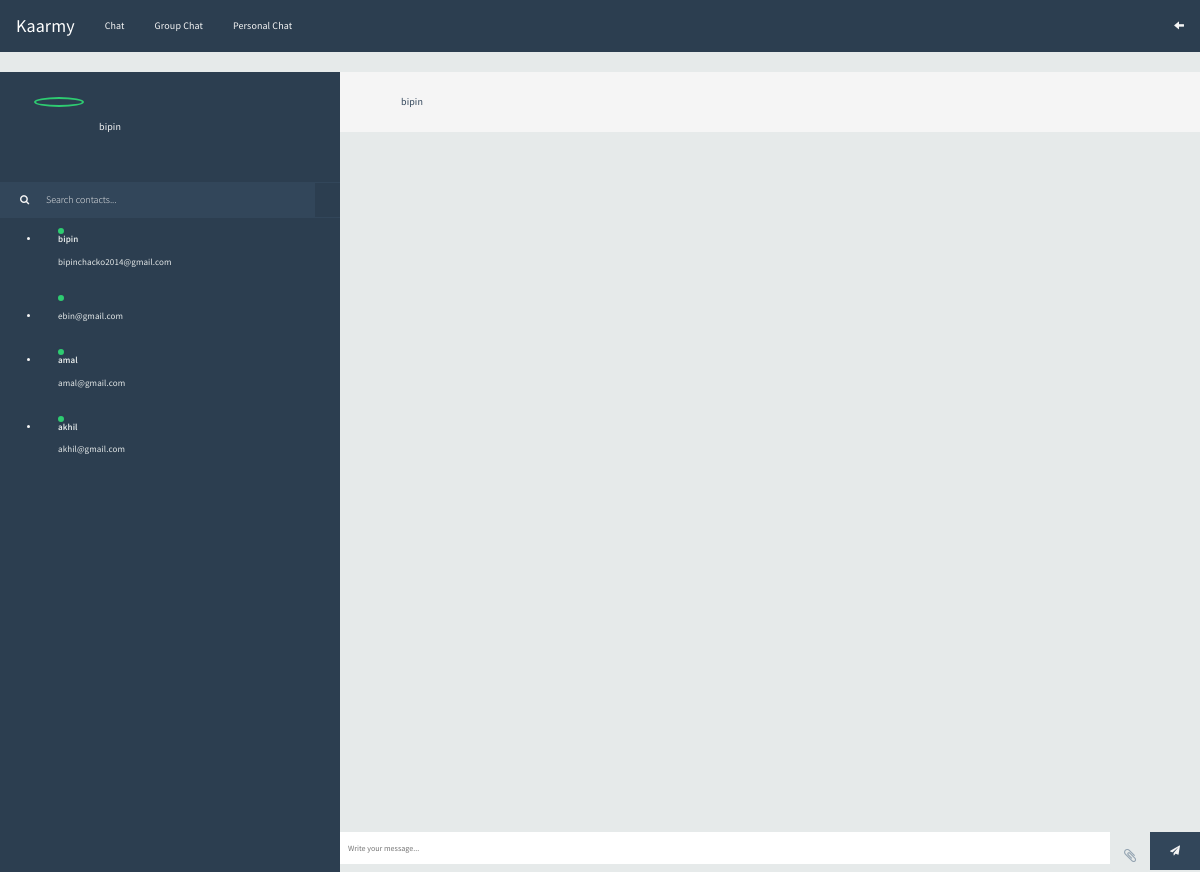
The app's page /chat/1 (signed in) with its own data.
### byhand/models.py (models this page shows, shortened)
class CustomUser(AbstractBaseUser, PermissionsMixin):
    email = models.EmailField(_('email address'), unique=True,null=True)
    username = models.CharField(max_length=150, unique=True,null=True)
    first_name = models.CharField(max_length=150, blank=True)
    last_name = models.CharField(max_length=150, blank=True)
    start_date = models.DateTimeField(default=timezone.now)
    is_staff = models.BooleanField(default=False)
    is_active = models.BooleanField(default=False)
    objects = CustomAccountManager()
    USERNAME_FIELD = 'email'
    REQUIRED_FIELDS = ['username', 'first_name']

### chat/views.py (the view)
# urls.py: path("<int:pk>", views.chatroom, name = "chatroom"),
@login_required
def chatroom(request,pk:int):
    current_user = request.user.id
    other_user = get_object_or_404(CustomUser, pk=pk)
    messages = Message.objects.filter(
        Q(receiver=request.user, sender=other_user)
    )
    messages.update(seen=True)
    messages = messages | Message.objects.filter(Q(receiver=other_user, sender=request.user) )
    connecteduser = CustomUser.objects.all()
    context = {
        "other_user": other_user,
        "messages": messages,
        "current_user":current_user,
        "connecteduser":connecteduser
    }
    return render(request, "chat/onetoonechat.html",context)

### templates/chat/onetoonechat.html (shortened to what this page needs)
<!DOCTYPE html><html class=''>
<head>
<link rel="stylesheet" href="https://maxcdn.bootstrapcdn.com/bootstrap/3.4.1/css/bootstrap.min.css">
<link rel='stylesheet prefetch' href='https://cdnjs.cloudflare.com/ajax/libs/meyer-reset/2.0/reset.min.css'><link rel='stylesheet prefetch' href='https://cdnjs.cloudflare.com/ajax/libs/font-awesome/4.6.2/css/font-awesome.min.css'>
</head>
<body>
<div id="frame">
  <div class="chatnav">
    <nav class="navbar navbar">
      <div class="container-fluid">
        <div class="navbar-header">
          <a class="navbar-brand " href="#" style="color: white;">Kaarmy</a>
        </div>
        <ul class="nav navbar-nav">
          <li class="active"><a href="#">Chat</a></li>
          <li><a href="#">Group Chat</a></li>
          <li><a href="#">Personal Chat</a></li>
        </ul>
        <ul class="nav navbar-nav navbar-right">
          <li><a href="#"><span class="glyphicon glyphicon-arrow-left"></span></a></li>
        </ul>
      </div>
    </nav>
  </div>
	<div id="sidepanel">
		<div id="profile">
			<div class="wrap">
				<img id="profile-img" src="http://emilcarlsson.se/assets/mikeross.png" class="online" alt="" />
				<p>{{request.user.first_name}}</p>
			</div>
		</div>
		<div id="search">
			<label for=""><i class="fa fa-search" aria-hidden="true"></i></label>
			<input type="text" id="myInput1" placeholder="Search contacts..." />
		</div>
		<div id="contacts">
			<ul id="so">
        {% for i in connecteduser %}
				<li class="contact" id="{{i.id}}">
          <a href="{% url 'chatroom' i.id %}" style="color: #E6EAEA;">
            <div class="wrap">
              <span class="contact-status online" ></span>
              <div class="meta">
                <p class="name">{{i.first_name}}</p>
                <p class="preview">{{i.email}}</p>
              </div>
            </div>
          </a>
				</li>
        {% endfor %}
			</ul>
		</div>
	</div>
	<div class="content">
		<div class="contact-profile">
			<p>{{ other_user.first_name }}</p>
		</div>
		<div class="messages" id="messages">
		</div>
		<div class="message-input">
			<div class="send-message">
        <div class="wrap">
          <form id="form" name="form" enctype="multipart/form-data">
			<input type="text" id="message-input" name="message" placeholder="Write your message..." />
			<a class="btn upload"><label><i class="fa fa-paperclip attachment" aria-hidden="true"> </i></label></a>
			<button class="submit" id="send-btn"><i class="fa fa-paper-plane" aria-hidden="true"></i></button>
    </form>
      </div>
			</div>
		</div>
	</div>
</div>
</body></html>

### templates/chat/onetoonechat.html (style rules this page uses)
body { display: flex; align-items: center; justify-content: center; min-height: 100vh; background: #e6eaea; font-family: "proxima-nova", "Source Sans Pro", sans-serif; font-size: 1em; letter-spacing: 0.1px; color: #32465a; text-rendering: optimizeLegibility; text-shadow: 1px 1px 1px rgba(0, 0, 0, 0.004); -webkit-font-smoothing: antialiased; }
#frame { width: 100%; height: 100vh; background: #E6EAEA; }
#frame #sidepanel { float: left; min-width: 280px; max-width: 340px; width: 40%; height: 100%; background: #2c3e50; color: #f5f5f5; overflow: hidden; position: relative; }
#frame #sidepanel #profile { width: 80%; margin: 25px auto; }
#frame #sidepanel #profile .wrap { height: 60px; line-height: 60px; overflow: hidden; -moz-transition: 0.3s height ease; -o-transition: 0.3s height ease; -webkit-transition: 0.3s height ease; transition: 0.3s height ease; }
#frame #sidepanel #profile .wrap img { width: 50px; border-radius: 50%; padding: 3px; border: 2px solid #e74c3c; height: auto; float: left; cursor: pointer; -moz-transition: 0.3s border ease; -o-transition: 0.3s border ease; -webkit-transition: 0.3s border ease; transition: 0.3s border ease; }
#frame #sidepanel #profile .wrap img.online { border: 2px solid #2ecc71; }
#frame #sidepanel #profile .wrap p { float: left; margin-left: 15px; }
#frame #sidepanel #search { border-top: 1px solid #32465a; border-bottom: 1px solid #32465a; font-weight: 300; }
#frame #sidepanel #search label { position: absolute; margin: 10px 0 0 20px; }
#frame #sidepanel #search input { font-family: "proxima-nova", "Source Sans Pro", sans-serif; padding: 10px 0 10px 46px; width: calc(100% - 25px); border: none; background: #32465a; color: #f5f5f5; }
#frame #sidepanel #contacts { height: calc(100% - 177px); overflow-y: scroll; overflow-x: hidden; }
#frame #sidepanel #contacts ul li.contact { position: relative; padding: 10px 0 15px 0; font-size: 0.9em; cursor: pointer; }
#frame #sidepanel #contacts ul li.contact .wrap { width: 88%; margin: 0 auto; position: relative; }
#frame #sidepanel #contacts ul li.contact .wrap span { position: absolute; left: 0; margin: -2px 0 0 -2px; width: 10px; height: 10px; border-radius: 50%; border: 2px solid #2c3e50; background: #95a5a6; }
#frame #sidepanel #contacts ul li.contact .wrap span.online { background: #2ecc71; }
#frame #sidepanel #contacts ul li.contact .wrap .meta { padding: 5px 0 0 0; }
#frame #sidepanel #contacts ul li.contact .wrap .meta .name { font-weight: 600; }
#frame #sidepanel #contacts ul li.contact .wrap .meta .preview { margin: 5px 0 0 0; padding: 0 0 1px; font-weight: 400; white-space: nowrap; overflow: hidden; text-overflow: ellipsis; -moz-transition: 1s all ease; -o-transition: 1s all ease; -webkit-transition: 1s all ease; transition: 1s all ease; }
#frame .content { float: right; width: 60%; height: 100%; overflow: hidden; position: relative; }
@media screen and (min-width: 900px) { #frame .content { width: calc(100% - 340px); } }
#frame .content .contact-profile { width: 100%; height: 60px; line-height: 60px; background: #f5f5f5; }
#frame .content .contact-profile p { float: left; }
#frame .content .messages { height: auto; min-height: calc(100% - 93px); max-height: calc(100% - 93px); overflow-y: scroll; overflow-x: hidden; }
#frame .content .message-input { position: absolute; bottom: 0; width: 100%; z-index: 99; }
#frame .content .message-input .wrap { position: relative; }
#frame .content .message-input .wrap input { font-family: "proxima-nova", "Source Sans Pro", sans-serif; float: left; border: none; width: calc(100% - 90px); padding: 11px 32px 10px 8px; font-size: 0.8em; color: #32465a; }
#frame .content .message-input .wrap .attachment { position: relative; right: 13px; top: 7px; z-index: 4; margin-top: 0px; font-size: 1.1em; color: #435f7a; opacity: .5; cursor: pointer; }
#frame .upload { width: 40px; height: 40px; background: #e6eaea; }
#frame .content .message-input .wrap button { float: right; border: none; width: 50px; padding: 12px 0; cursor: pointer; background: #32465a; color: #f5f5f5; }
.chatnav { background: #2c3e50; }
.chatnav a { color: #f5f5f5; }

### records on screen
CustomUser: user.first_name "bipin", first_name "bipin", email "bipinchacko2014@gmail.com"
CustomUser: email "ebin@gmail.com"
CustomUser: first_name "amal", email "amal@gmail.com"
CustomUser: first_name "akhil", email "akhil@gmail.com"
